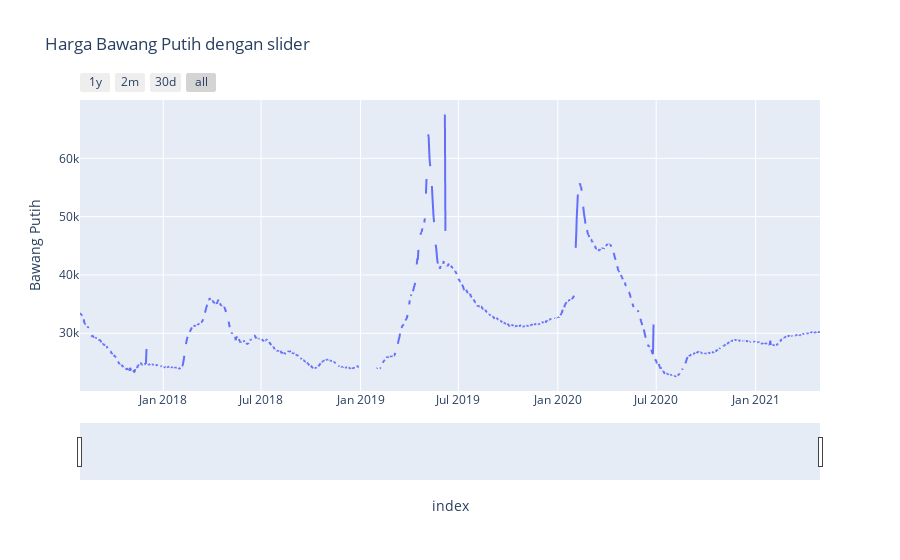

Notebook source saved alongside this figure:
### Markdown cell above
## Bawang Putih

### Code cell
fig = px.line(data, x = data.index, y = 'Bawang Putih', title = 'Harga Bawang Putih dengan slider')
fig.update_xaxes(rangeslider_visible=True,
                rangeselector=dict(
                    buttons=list([
                        dict(count=1, label='1y', step = 'year', stepmode='todate'),
                        dict(count=6, label='2m', step = 'month', stepmode='backward'),
                        dict(count=30, label='30d', step = 'day', stepmode='backward'),
                        dict(step='all')
                ])))
fig.show()

### Figure 1 — Plotly figure (JSON) as saved in the notebook; plotly's stock layout.template omitted (floating-point values rounded to 4 significant figures; data arrays with more than 128 entries replaced by an {"elided": "..."} marker saying what was removed)
{"data": [{"hovertemplate": "index=%{x}<br>Bawang Putih=%{y}<extra></extra>", "legendgroup": "", "line": {"color": "#636efa", "dash": "solid"}, "mode": "lines", "name": "", "showlegend": false, "type": "scattergl", "x": {"elided": "1370 str values"}, "xaxis": "x", "y": {"elided": "1370 int values"}, "yaxis": "y"}], "layout": {"legend": {"tracegroupgap": 0}, "title": {"text": "Harga Bawang Putih dengan slider"}, "xaxis": {"anchor": "y", "domain": [0, 1], "rangeselector": {"buttons": [{"count": 1, "label": "1y", "step": "year", "stepmode": "todate"}, {"count": 6, "label": "2m", "step": "month", "stepmode": "backward"}, {"count": 30, "label": "30d", "step": "day", "stepmode": "backward"}, {"step": "all"}]}, "rangeslider": {"visible": true}, "title": {"text": "index"}}, "yaxis": {"anchor": "x", "domain": [0, 1], "title": {"text": "Bawang Putih"}}}}
